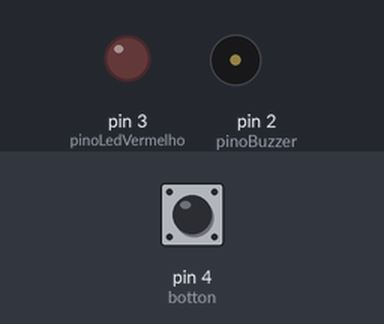
The sketch below on a simulated Arduino Uno, built with avr-gcc and run on an emulated ATmega328P. Parts: output pins drawn as LEDs (lit = HIGH), buzzer (waves = sounding). Dashed ring = blinking. The inputs (shaded band) are chosen by the test bench; at power-on: pin 4 (botton) LOW. What the sketch prints to the serial monitor is not drawn.

Above: at 2.2 s.
2.3 s: pin 4 (botton) pulled HIGH for 3.2 s
At 2.9 s:
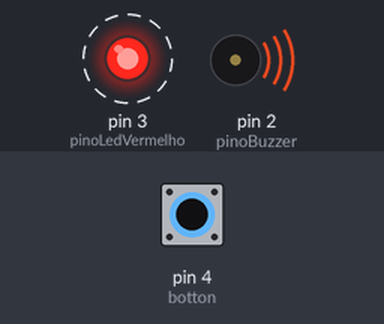
Timing chart, 0 to 6.8 s (numbered marks = the images above; inputs shaded):
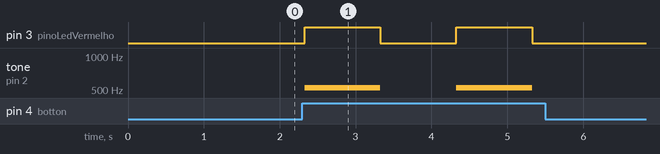

The sketch:

buzzer_Botao.ino
```cpp
//constante para o pino buzzer
#define pinoBuzzer 2

//constante do botton
#define botton 4

//constante do led
#define pinoLedVermelho 3
//declaração da variavel de estado do botao
bool status = false;

void setup() {
  Serial.begin(9600);

  //modo do pino
  pinMode(pinoBuzzer,  OUTPUT);
  pinMode(pinoLedVermelho, OUTPUT);
  pinMode(botton, INPUT);
delay(1000); //parada estratégica
}

void loop() {
 Serial.println(digitalRead(botton));
 if
 (digitalRead(botton) == 1 && status == false) {
  Serial.println("Botão apertado ON...");
  tone(pinoBuzzer, 523); //nota c
  digitalWrite(pinoLedVermelho, HIGH);
  status = true;
  delay(1000);
 }
else if (digitalRead(botton) == 1 && status == true){
  Serial.println("Botão apertado OFF...");
 tone(pinoBuzzer, 523);// Nota musical dó
 digitalWrite(pinoLedVermelho, HIGH);
 delay(1000);
noTone(pinoBuzzer);//desliga a buzzer
 digitalWrite(pinoLedVermelho, LOW);//apaga o LED
 delay(1000);
}
 status = true;

}
```

Measured:
- after the input at 2.3 s, pin 3 (pinoLedVermelho): alternates HIGH for 1.0 s and LOW for 1.0 s, 4 changes in all, then stays LOW, starting at once; tone on pin 2 (pinoBuzzer): alternates 523 Hz for 1.0 s and silent for 1.0 s, 4 changes in all, then stays silent, starting at once
